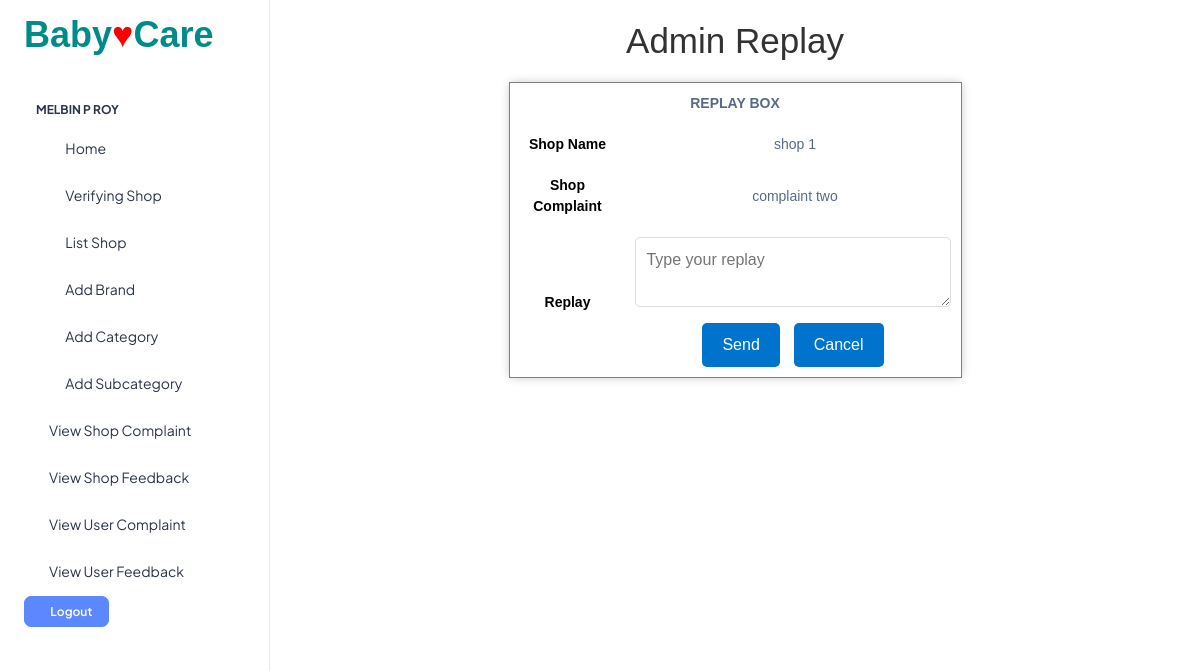
Page /Admin/Replaytoshop.php?id=2 (signed in) on the committed database.
### tables this page shows
CREATE TABLE `tbl_shopcomplaint` (
  `shopcomplaint_id` int(11) NOT NULL,
  `shopcomplaint_complaint` varchar(100) NOT NULL,
  `shopcomplaint_replay` varchar(100) DEFAULT NULL,
  `shopcomplaint_date` date NOT NULL,
  `shop_id` int(11) NOT NULL
);

CREATE TABLE `tbl_shop` (
  `shop_id` int(11) NOT NULL,
  `shop_name` varchar(50) NOT NULL,
  `shop_contact` int(20) NOT NULL,
  `shop_logo` varchar(100) NOT NULL,
  `shop_proof` varchar(100) NOT NULL,
  `shop_address` varchar(50) NOT NULL,
  `place_id` int(11) NOT NULL,
  `shop_email` varchar(50) NOT NULL,
  `shop_password` varchar(50) NOT NULL,
  `shop_vstatus` int(11) NOT NULL DEFAULT 0,
  `shop_doj` varchar(50) NOT NULL
);

### web/Admin/Replaytoshop.php (the view, shortened to what this page needs)
<?php
include('../Assets/Connection/Connection.php');
include("Header.php");
$ci = $_GET['id'];
$sel = "select * from tbl_shopcomplaint sc inner join tbl_shop s on sc.shop_id=s.shop_id where shopcomplaint_id=" . $ci;
$row = $con->query($sel);
$val = $row->fetch_assoc();
?>
<!DOCTYPE html>
<html>
<head>
</head>
<body>
    <div class="container">
<h1>Admin Replay</h1>
<form method="post">
    <table border="1" align="center">
        <tr>
            <td colspan="2" align="center"><b>REPLAY BOX</b></td>
        </tr>
        <tr>
            <td class="strong" >Shop Name</td>
            <td>&nbsp;<?php echo $val['shop_name']; ?></td>
        </tr>
        <tr>
            <td class="strong" >Shop Complaint</td>
            <td>&nbsp;<?php echo $val['shopcomplaint_complaint']; ?></td>
        </tr>
        <tr>
            <td class="strong" >Replay</td>
            <td>
                <textarea name="replay" placeholder="Type your replay"></textarea>
                <input type="submit" name="submit" value="Send" />
                <input type="submit" name="cancel" value="Cancel" />
            </td>
        </tr>
    </table>
</form>
    </div>
</body>
<?php
 include("Footer.php");
?>
</html>

### web/Admin/Replaytoshop.php (style rules this page uses)
.container { font-family: Arial, sans-serif; text-align: center; }
h1 { color: #333; margin-top: 20px; }
table { border-collapse: collapse; width: 50%; margin: 20px auto; background-color: #fff; padding: 20px; border-radius: 5px; box-shadow: 0 0 10px rgba(0, 0, 0, 0.2); }
table td { padding: 10px; }
textarea { width: 100%; padding: 10px; margin-bottom: 10px; border: 1px solid #ddd; border-radius: 5px; font-size: 16px; }
.strong { color: black; font-weight:700; }
input[type="submit"] { background-color: #0074cc; color: #fff; padding: 10px 20px; border: none; border-radius: 5px; cursor: pointer; transition: background-color 0.3s; font-size: 16px; margin-right: 10px; }
input[type="submit"]:last-child { margin-right: 0; }

### rows in the picture
tbl_shopcomplaint: shop.shop_name "shop 1", shopcomplaint_complaint "complaint two"

### other values in the picture
$_SESSION['admin_name'] "MELBIN P ROY"
